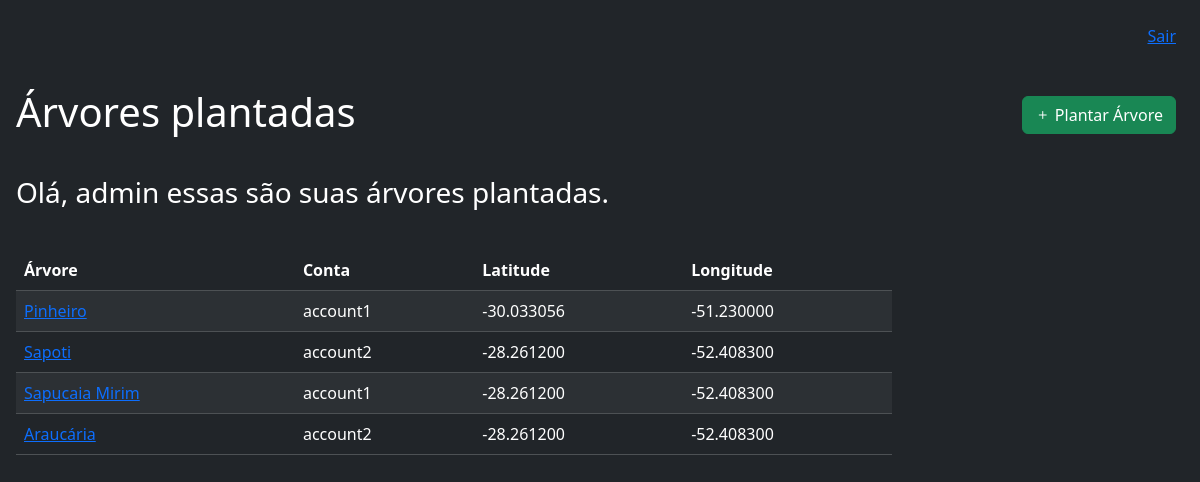
Page /trees/ (signed in) on the committed database.
### trees/models.py (models this page shows, shortened)
class PlantedTree(models.Model):
    user = models.ForeignKey(User, on_delete=models.CASCADE)
    account = models.ForeignKey(Accounts, on_delete=models.CASCADE, related_name='planted_tree_account')
    tree = models.ForeignKey(Tree, on_delete=models.CASCADE, related_name='planted_tree_tree')
    latitude = models.DecimalField(max_digits=9, decimal_places=6)
    longitude = models.DecimalField(max_digits=9, decimal_places=6)
    planted_at = models.DateTimeField(auto_now_add=True)

class Tree(models.Model):
    name = models.CharField(max_length=100)
    scientific_name = models.CharField(max_length=100)
    def __str__(self):
        return self.name

class Accounts(models.Model):
    name = models.CharField(max_length=100)
    active = models.BooleanField(default=True)
    created_at = models.DateTimeField(auto_now_add=True)
    def __str__(self):
        return self.name

### trees/views.py (the view)
# urls.py: path('trees/', views.user_trees, name='user_trees'),
@login_required
def user_trees(request):
    trees = PlantedTree.objects.filter(user=request.user)
    return render(request, 'trees/user_trees.html', {'trees': trees})

### trees/templates/trees/user_trees.html
{% extends 'base.html' %}
{% block content %}
    <div class="d-flex">
        <div>
            <h1 class="text-white p-3">Árvores plantadas</h1>
            <h3 class="text-white p-3">Olá, {{ user.username }} essas são suas árvores plantadas.</h3>
        </div>
        <div class="ms-auto p-4">
            <a href="{% url 'add_tree' %}" class="btn btn-success">
                <i class="bi bi-plus"></i> Plantar Árvore
            </a>
        </div>
    </div>
    <div class="p-3">
        <table class="table table-striped border-bordered table-dark w-75">
            <thead>
                <tr>
                    <th>Árvore</th>
                    <th>Conta</th>
                    <th>Latitude</th>
                    <th>Longitude</th>
                </tr>
            </thead>
            <tbody>
                {% for tree in trees %}
                    <tr>
                        <td><a href="{% url 'tree_detail' tree.id %}">{{ tree.tree }}</a></td>
                        <td>{{ tree.account}}</td>
                        <td>{{ tree.latitude}}</td>
                        <td>{{ tree.longitude}}</td>
                    </tr>
                {% endfor %}
            </tbody>
        </table>
    </div>
{% endblock %}

### trees/templates/base.html (shortened to what this page needs)
<!DOCTYPE html>
<html lang="en">
<head>
    <link href="https://cdn.jsdelivr.net/npm/bootstrap@5.3.3/dist/css/bootstrap.min.css" rel="stylesheet">
    <link rel="stylesheet" href="https://cdn.jsdelivr.net/npm/bootstrap-icons@1.11.3/font/bootstrap-icons.min.css">
</head>
<body class="bg-dark">
    <header>
        {% if user.is_authenticated %}
        <li class="p-4 d-flex flex-row-reverse">
            <a href="{% url 'logout' %}">Sair</a>
        </li>
        {% endif %}
    </header>
    <div>
        {% block content %}
        {% endblock %}
    </div>
</body>
</html>

### rows in the picture
PlantedTree: tree "Pinheiro", account "account1", latitude "-30.033056", longitude "-51.230000"
PlantedTree: tree "Sapoti", account "account2", latitude "-28.261200", longitude "-52.408300"
PlantedTree: tree "Sapucaia Mirim", account "account1", latitude "-28.261200", longitude "-52.408300"
PlantedTree: tree "Araucária", account "account2", latitude "-28.261200", longitude "-52.408300"

### other values in the picture
{{ user.username }} "admin"
